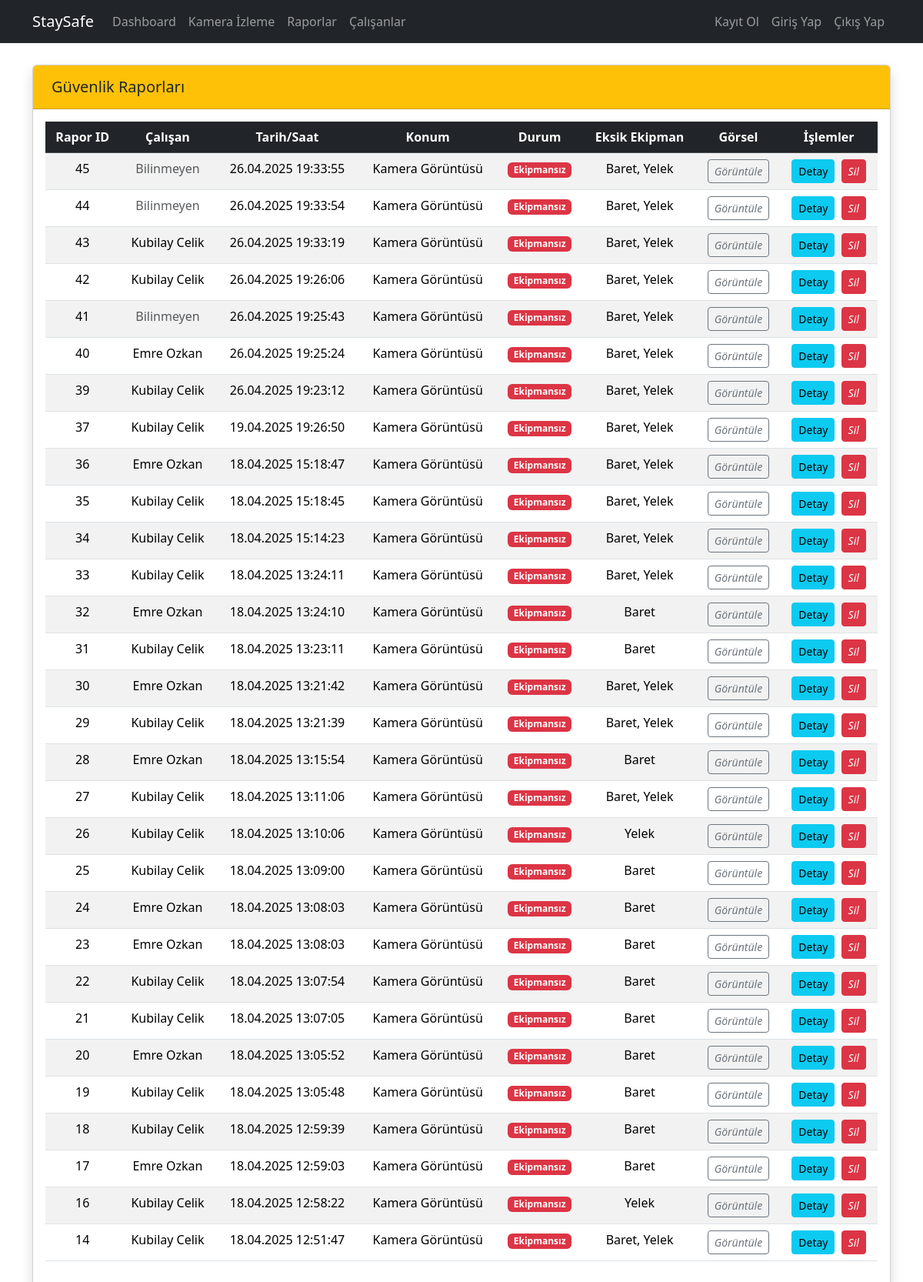
Page /reports/ on the earlier database version.
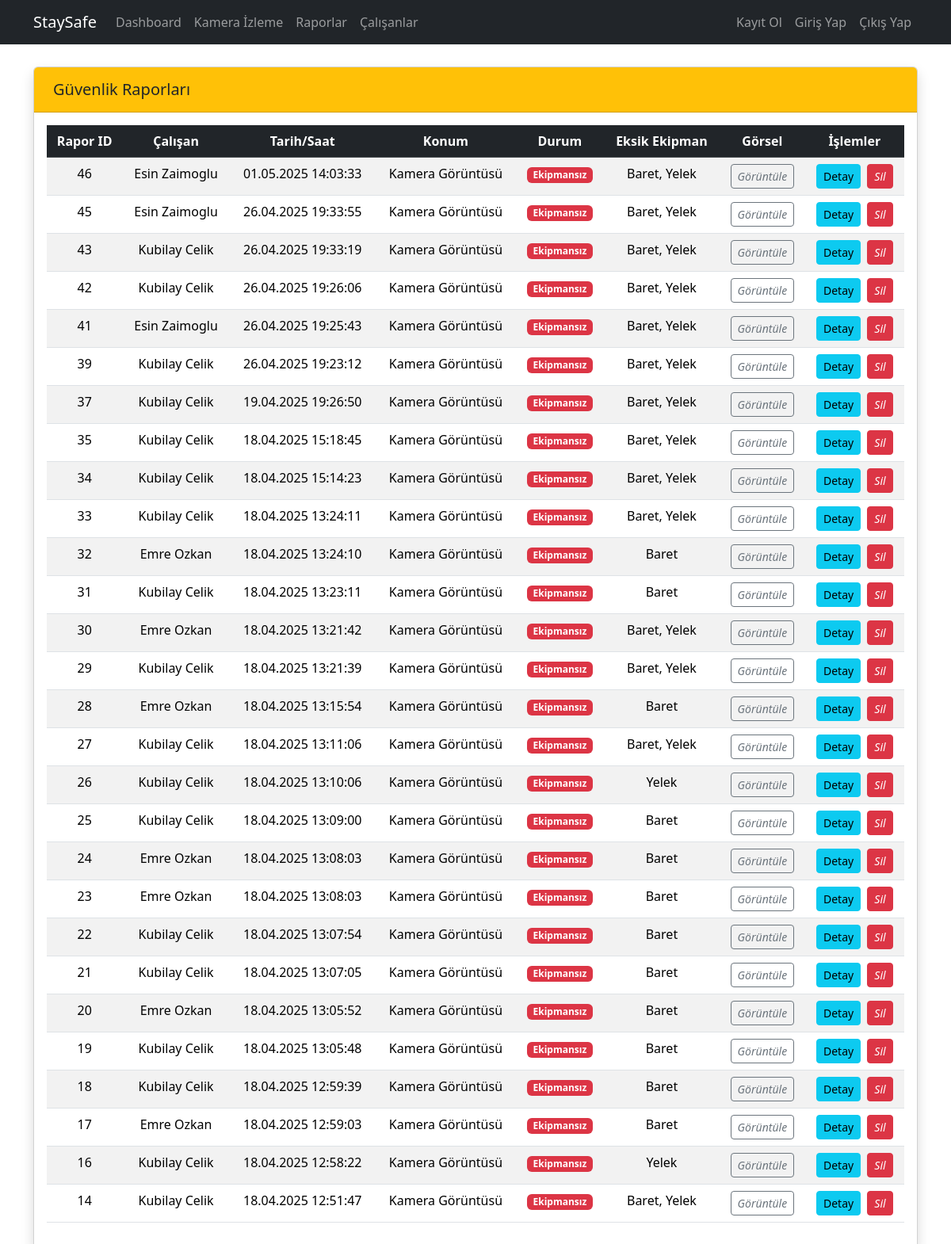
Same page on the later database version.
### reports/models.py (models this page shows, shortened)
class EmployeeReport(models.Model):
    employee = models.ForeignKey(Employee, on_delete=models.SET_NULL, related_name='reports', null=True, blank=True)
    timestamp = models.DateTimeField(auto_now_add=True)
    image = models.ImageField(upload_to='reports/')
    is_equipped = models.BooleanField(default=False)
    location = models.CharField(max_length=200, blank=True)
    notes = models.TextField(blank=True)
    missing_equipment = models.TextField(blank=True, verbose_name="Eksik Ekipmanlar")
    reported_pozisyon = models.CharField(max_length=100, null=True, blank=True, verbose_name="Rapor Anındaki Pozisyon")
    reported_vardiya = models.CharField(max_length=50, null=True, blank=True, verbose_name="Rapor Anındaki Vardiya")
    reported_supervizor_name = models.CharField(max_length=200, null=True, blank=True, verbose_name="Rapor Anındaki Süpervizör")
    class Meta:
        ordering = ['-timestamp']
        verbose_name = 'Çalışan Raporu'
        verbose_name_plural = 'Çalışan Raporları'

### employees/models.py (models this page shows, shortened)
class Employee(models.Model):
    sicil_no = models.CharField(max_length=10, primary_key=True)
    name = models.CharField(max_length=100)
    surname = models.CharField(max_length=100)
    age = models.IntegerField(null=True, blank=True)
    imageUrl = models.URLField(max_length=300, blank=True, null=True, default="default.jpg")
    pozisyon = models.ForeignKey(Pozisyon, on_delete=models.SET_NULL, null=True, blank=True)
    vardiya = models.ForeignKey(Vardiya, on_delete=models.SET_NULL, null=True, blank=True)

### reports/views.py (the view)
# urls.py: path('', views.report_list, name='report_list'),
def report_list(request):
    reports = EmployeeReport.objects.all() # Tüm raporları al (ordering model meta'da tanımlı)
    context = {
        'reports': reports
    }
    return render(request, 'reports/report_list.html', context)

### reports/templates/reports/report_list.html (shortened to what this page needs)
{% extends "layout.html" %}
{% load static %}
{% block content %}
<div class="container mt-4">
    <div class="card shadow mb-4">
        <div class="card-header py-3 bg-warning">
            <h5 class="card-title mb-0 text-dark">
                Güvenlik Raporları
            </h5>
        </div>
        <div class="card-body">
            <div class="table-responsive">
                <table class="table table-hover table-striped text-center">
                    <thead class="table-dark">
                        <tr>
                            <th>Rapor ID</th>
                            <th>Çalışan</th>
                            <th>Tarih/Saat</th>
                            <th>Konum</th>
                            <th>Durum</th>
                            <th>Eksik Ekipman</th>
                            <th>Görsel</th>
                            <th>İşlemler</th>
                        </tr>
                    </thead>
                    <tbody class="text-center">
                        {% for report in reports %}
                        <tr>
                            <td>{{ report.id }}</td>
                            <td>
                                {% if report.employee %}
                                    {{ report.employee.name }} {{ report.employee.surname }}
                                {% else %}
                                    <span class="text-muted">Bilinmeyen</span>
                                {% endif %}
                            </td>
                            <td>{{ report.timestamp|date:"d.m.Y H:i:s" }}</td>
                            <td>{{ report.location|default:"-" }}</td>
                            <td>
                                {% if report.is_equipped %}
                                    <span class="badge bg-success">Ekipmanlı</span>
                                {% else %}
                                    <span class="badge bg-danger">Ekipmansız</span>
                                {% endif %}
                            </td>
                            <td>{{ report.missing_equipment|default:"Yok" }}</td>
                            <td>
                                {% if report.image %}
                                <a href="{{ report.image.url }}" target="_blank" class="btn btn-sm btn-outline-secondary" title="Görseli Görüntüle">
                                    <i class="fas fa-image">Görüntüle</i>
                                </a>
                                {% else %}
                                -
                                {% endif %}
                            </td>
                            <td>
                                <a href="{% url 'reports:report_detail' report.id %}" class="btn btn-sm btn-info me-1" title="Detayları Görüntüle">
                                     Detay
                                </a>
                                <form action="{% url 'reports:report_delete' report.id %}" method="post" class="d-inline" onsubmit="return confirm('Bu raporu silmek istediğinizden emin misiniz?');">
                                    <button type="submit" class="btn btn-sm btn-danger" title="Sil">
                                        <i class="fas fa-trash">Sil</i>
                                    </button>
                                </form>
                            </td>
                        </tr>
                        {% empty %}
                        <tr>
                            <td colspan="7" class="text-center">Henüz rapor bulunmamaktadır.</td>
                        </tr>
                        {% endfor %}
                    </tbody>
                </table>
            </div>
        </div>
    </div>
</div>
{% endblock %}

Differences in the rows shown:
removed EmployeeReport: id "44", shows "Bilinmeyen", timestamp "26.04.2025 19:33:54", location "Kamera Görüntüsü", is_equipped "Ekipmansız", missing_equipment "Baret, Yelek"
removed EmployeeReport: id "40", employee.name "Emre", employee.surname "Ozkan", timestamp "26.04.2025 19:25:24", location "Kamera Görüntüsü", is_equipped "Ekipmansız", missing_equipment "Baret, Yelek"
removed EmployeeReport: id "36", employee.name "Emre", employee.surname "Ozkan", timestamp "18.04.2025 15:18:47", location "Kamera Görüntüsü", is_equipped "Ekipmansız", missing_equipment "Baret, Yelek"
added EmployeeReport: id "46", employee.name "Esin", employee.surname "Zaimoglu", timestamp "01.05.2025 14:03:33", location "Kamera Görüntüsü", is_equipped "Ekipmansız", missing_equipment "Baret, Yelek"
changed EmployeeReport id 45: employee.name (not shown) → "Esin"; employee.surname (not shown) → "Zaimoglu"; no longer shows "Bilinmeyen"
changed EmployeeReport id 41: employee.name (not shown) → "Esin"; employee.surname (not shown) → "Zaimoglu"; no longer shows "Bilinmeyen"
